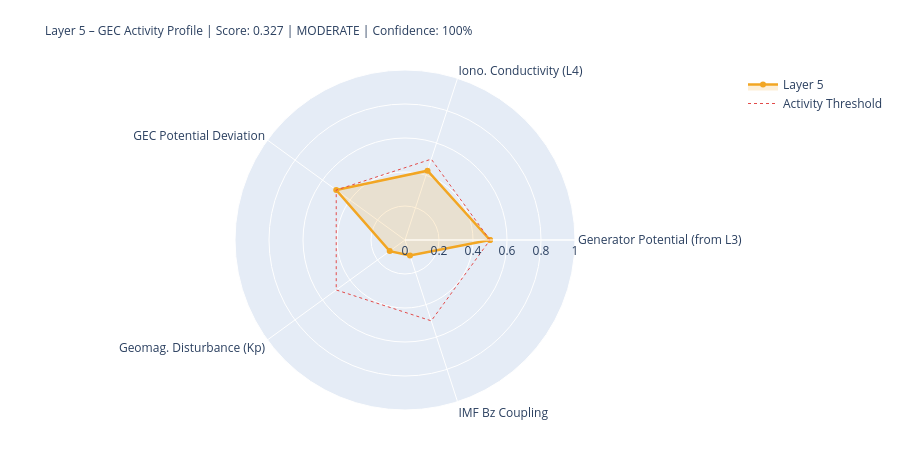

Notebook code for this chart:
### Markdown cell above
---
## 5. State Assessment & Handoff to Layer 6

### Code cell
# ============================================================
# LAYER-5-SCORE
# ============================================================

# Components
# 1) Generator activity (Layer-3-driven)
gen_score = norm(generator_strength, 0.3, 2.0)
gen_src   = 'from_layer3' if l3_thunder_score is not None else 'estimated'

# 2) Ionospheric conductivity (Layer-4-driven)
iono_score = norm(iono_cond_factor, 0.7, 1.4)
iono_src   = 'from_layer4' if l4_ioniz is not None else 'estimated'

# 3) GEC potential deviation from reference
pot_score = norm(abs(delta_V_pct), 0, 30)  # 0 = at reference, 1 = 30% deviation
pot_src   = 'derived'

# 4) Geomagnetic disturbance (Kp) – modulates vertical currents
kp_score = norm(kp_val, 0, 9)
kp_src   = 'primary' if kp_now is not None else 'from_layer4'

# 5) IMF Bz coupling (southward = stronger M-I coupling → GEC influence)
bz_score = norm(-(bz_now or 0), -5, 30) if bz_now is not None else None
bz_src   = 'primary' if bz_now is not None else 'missing'

COMPONENTS = {
    'Generator Potential (from L3)':  {'score': gen_score,   'source': 'derived_from_layer3', 'dynamic': True},
    'Iono. Conductivity (L4)':      {'score': iono_score,  'source': iono_src, 'dynamic': True},
    'GEC Potential Deviation':      {'score': pot_score,   'source': pot_src,  'dynamic': True},
    'Geomag. Disturbance (Kp)':         {'score': kp_score,    'source': kp_src,   'dynamic': True},
    'IMF Bz Coupling':               {'score': bz_score,    'source': bz_src,   'dynamic': True},
}

available   = {k: v['score'] for k, v in COMPONENTS.items() if v['score'] is not None}
unavailable = [k for k, v in COMPONENTS.items() if v['score'] is None]
layer5_score = round(sum(available.values()) / len(available), 4) if available else None
confidence   = round(len(available) / len(COMPONENTS), 2)
level = ('unknown' if layer5_score is None
         else 'quiet'   if layer5_score < 0.3
         else 'moderate' if layer5_score < 0.6
         else 'active')
dominant_l5 = max(available, key=available.get) if available else 'none'

# Kp consistency: separate 1-min raw value from score value
kp_1m_raw   = kp_now          # directly from API (can be 0.0 during live measurement)
kp_for_score = kp_val          # from Layer-0 context or estimated value if needed
kp_score_src = kp_src

W = 68
print('=' * W)
print('LAYER 5 – GLOBAL ELECTRIC CIRCUIT – STATE ASSESSMENT')
print('=' * W)
for name, comp in COMPONENTS.items():
    s = comp['score']
    if s is not None:
        bar = '█' * int(s*20) + '░' * (20-int(s*20))
        print(f'  {name:<34} {bar}  {s:.3f}  [{comp["source"]}]')
    else:
        print(f'  {name:<34} {"─"*20}  n/a   [missing]')
print('-' * W)
print(f'  Score:         {layer5_score:.3f}  ({len(available)}/{len(COMPONENTS)} components)')
print(f'  Confidence:    {confidence:.0%}')
print(f'  Level:         {level.upper()}')
print(f'  Dominant:      {dominant_l5}')
print(f'  V_iono:        {V_iono_mod:.1f} kV  (Δ {delta_V_pct:+.1f}% vs. Ref)')
print(f'  I_total:       {I_total_mod:.1f} A   (Δ {delta_I_pct:+.1f}% vs. Ref)')
print('=' * W)

# Radar
cats   = list(available.keys())
vals_r = list(available.values())
if len(cats) >= 3:
    fig = go.Figure()
    fig.add_trace(go.Scatterpolar(
        r=vals_r + [vals_r[0]], theta=cats + [cats[0]],
        fill='toself', fillcolor='rgba(242,166,35,0.18)',
        line=dict(color='#F2A623', width=2.5), name='Layer 5'
    ))
    fig.add_trace(go.Scatterpolar(
        r=[0.5]*(len(cats)+1), theta=cats+[cats[0]],
        line=dict(color='#E24B4A', dash='dot', width=1),
        mode='lines', name='Activity Threshold'
    ))
    fig.update_layout(
        title=dict(
            text=f'Layer 5 – GEC Activity Profile | Score: {layer5_score:.3f} | {level.upper()} | Confidence: {confidence:.0%}',
            font=dict(size=12)
        ),
        polar=dict(radialaxis=dict(visible=True, range=[0,1])),
        height=450, showlegend=True,
        margin=dict(l=80, r=80, t=70, b=40)
    )
    fig.show()

### Figure 1 — Plotly figure (JSON) as saved in the notebook; plotly's stock layout.template omitted (floating-point values rounded to 4 significant figures)
{"data": [{"fill": "toself", "fillcolor": "rgba(242,166,35,0.18)", "line": {"color": "#F2A623", "width": 2.5}, "name": "Layer 5", "r": [0.5, 0.4287, 0.5, 0.1111, 0.0951, 0.5], "theta": ["Generator Potential (from L3)", "Iono. Conductivity (L4)", "GEC Potential Deviation", "Geomag. Disturbance (Kp)", "IMF Bz Coupling", "Generator Potential (from L3)"], "type": "scatterpolar"}, {"line": {"color": "#E24B4A", "dash": "dot", "width": 1}, "mode": "lines", "name": "Activity Threshold", "r": [0.5, 0.5, 0.5, 0.5, 0.5, 0.5], "theta": ["Generator Potential (from L3)", "Iono. Conductivity (L4)", "GEC Potential Deviation", "Geomag. Disturbance (Kp)", "IMF Bz Coupling", "Generator Potential (from L3)"], "type": "scatterpolar"}], "layout": {"height": 450, "margin": {"b": 40, "l": 80, "r": 80, "t": 70}, "polar": {"radialaxis": {"range": [0, 1], "visible": true}}, "showlegend": true, "title": {"font": {"size": 12}, "text": "Layer 5 – GEC Activity Profile | Score: 0.327 | MODERATE | Confidence: 100%"}}}
